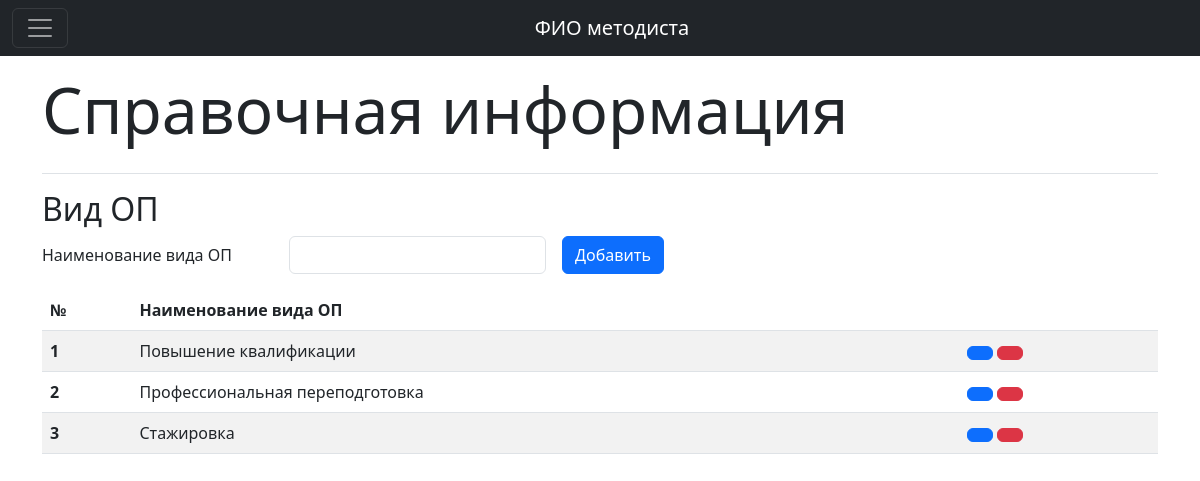
Screenshot of /index.php/type_ep/browse with the database file from the repository.
### tables this page shows
CREATE TABLE `type_ep` (
  `ID_type_ep` int NOT NULL,
  `name_type_ep` varchar(200) NOT NULL
);

### application/controllers/Type_ep.php (called while the page is built, shortened)
<?php
class Type_ep extends CI_Controller {
	public function browse()
	{
        $this->load->model('type_ep_m');
        $data['type_ep'] = $this->type_ep_m->sel_type_ep();
		$this->load->view('template/header.php');
        $this->load->view('template/sidebar.php');
		$this->load->view('page/info/type_ep.php', $data);
        $this->load->view('template/footer.php');
        $this->load->view('page/methodist/modal_info.php');
	}
}

### index.php (called while the page is built, shortened)
<?php
require_once BASEPATH.'core/CodeIgniter.php';

### application/models/Type_ep_m.php (called while the page is built, shortened)
<?php
class Type_ep_m extends CI_Model {
    public function sel_type_ep()
    {
        $query = $this->db->get('type_ep');
        return $query->result_array();
    }
}

### application/views/page/info/type_ep.php (the view, shortened to what this page needs)
<main class="container">
	<div class="d-flex justify-content-between flex-wrap flex-md-nowrap align-items-center pt-3 pb-2 mb-3 border-bottom">
		<h1 class="display-3 text-center mb-3">Справочная информация</h1>
	</div>
	<h2>Вид ОП</h2>
	<form class="row g-3 mb-3" action="type_ep/add_type_ep" method="post">
		<div class="col-auto">
			<input type="text" readonly class="form-control-plaintext" value="Наименование вида ОП">
		</div>
		<div class="col-auto">
			<input type="text" name="name_type_ep" class="form-control" required>
		</div>
		<div class="col-auto">
			<button type="submit" class="btn btn-primary">Добавить</button>
		</div>
	</form>
	<div class="table-responsive">
		<div class="data_table">
			<table id="table_type_ep" class="table table-striped" style="width:100%">
				<thead>
					<tr>
						<th>№</th>
						<th>Наименование вида ОП</th>
						<th></th>
					</tr>
				</thead>
				<tbody>
					<?php foreach ($type_ep as $row) {?>
					<tr>
						<th scope="row"><?=$row['ID_type_ep']?></th>
						<td><?=$row['name_type_ep']?></td>
						<td>
							<button type="button" class="btn btn-primary" data-bs-toggle="modal"
								data-bs-target="#modal_info"
								data-id_info="<?=$row['ID_type_ep']?>"
								data-name_info="<?=$row['name_type_ep']?>"
								><i class="bi-pencil" aria-hidden="true"></i>
							</button>
							<a href="type_ep/del_type_ep?ID_type_ep='.<?=$row['ID_type_ep']?>" class="btn btn-danger">
							</a>
						</td>
					</tr>
					<?php }?>
				</tbody>
			</table>
		</div>
	</div>
</main>

### rows the page displays
type_ep: ID_type_ep "1", name_type_ep "Повышение квалификации"
type_ep: ID_type_ep "2", name_type_ep "Профессиональная переподготовка"
type_ep: ID_type_ep "3", name_type_ep "Стажировка"
